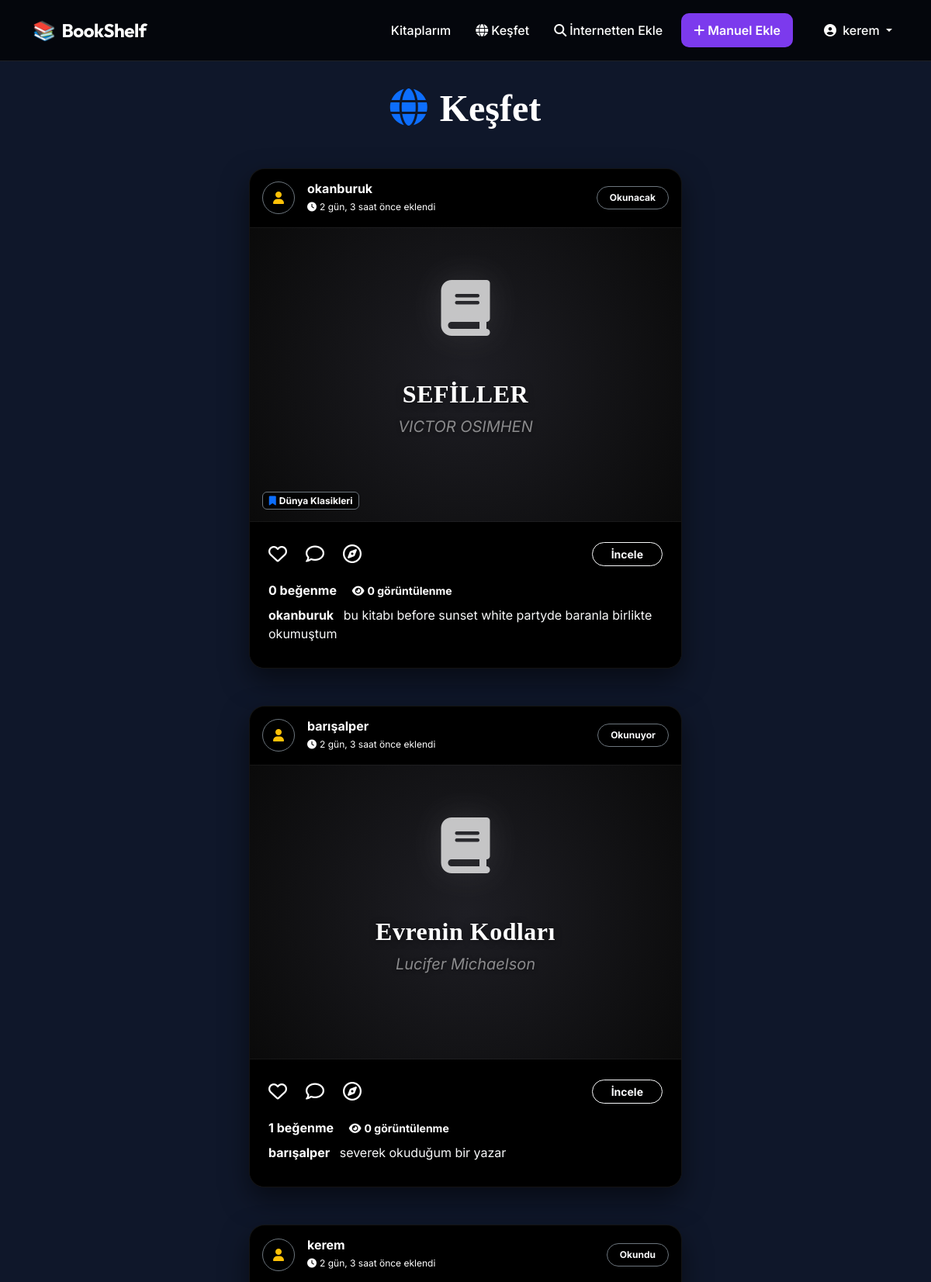
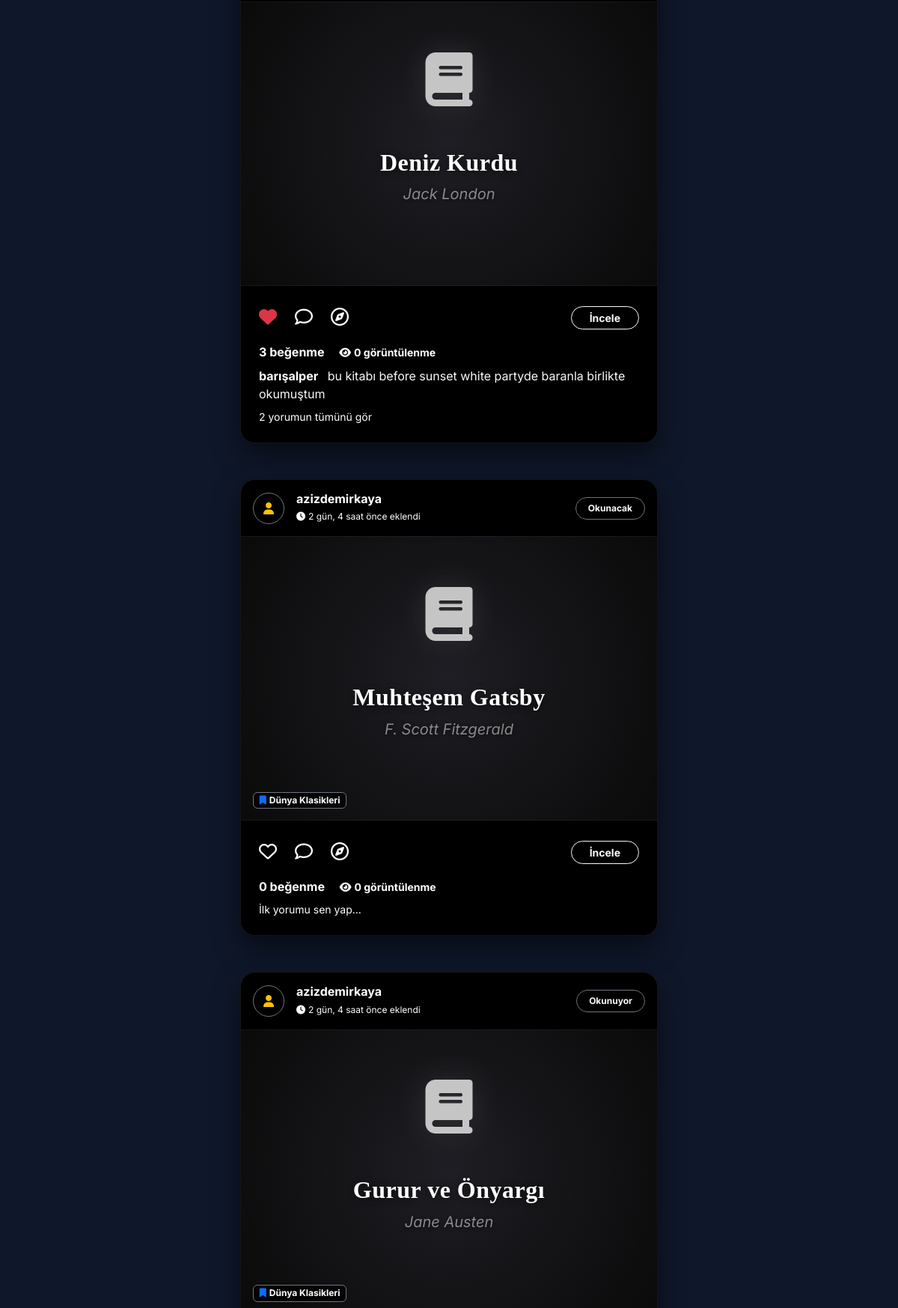
Screenshot of /feed/ (signed in, upper part) with the database file from the repository (2 pictures, top to bottom).
### books/models.py (models this page shows, shortened)
class Book(models.Model):
    STATUS_CHOICES = [
        ('okunacak', 'Okunacak'),
        ('okunuyor', 'Okunuyor'),
        ('okundu', 'Okundu'),
    ]
    title = models.CharField(max_length=200)
    author = models.CharField(max_length=100)
    description = models.TextField(blank=True)
    category = models.ForeignKey(Category, on_delete=models.SET_NULL, null=True, blank=True)
    owner = models.ForeignKey(User, on_delete=models.CASCADE)
    status = models.CharField(max_length=20, choices=STATUS_CHOICES, default='okunacak')
    page_count = models.PositiveIntegerField(null=True, blank=True, verbose_name="Sayfa Sayısı")
    current_page = models.PositiveIntegerField(default=0, verbose_name="Okunan Sayfa")
    start_date = models.DateField(null=True, blank=True, verbose_name="Başlama Tarihi")
    end_date = models.DateField(null=True, blank=True, verbose_name="Bitirme Tarihi")
    cover_image = models.ImageField(upload_to='book_covers/', null=True, blank=True, verbose_name="Kitap Kapağı")
    rating = models.PositiveIntegerField(null=True, blank=True, verbose_name="Puan", choices=[(i, i) for i in range(1, 6)])
    views_count = models.PositiveIntegerField(default=0, verbose_name="Görüntülenme Sayısı")
    created_at = models.DateTimeField(auto_now_add=True)

class Category(models.Model):
    name = models.CharField(max_length=100)
    def __str__(self):
        return self.name
    class Meta:
        verbose_name_plural = "Categories"

class Comment(models.Model):
    user = models.ForeignKey(User, on_delete=models.CASCADE)
    book = models.ForeignKey(Book, on_delete=models.CASCADE, related_name='comments')
    content = models.TextField()
    is_recommended = models.BooleanField(default=True, verbose_name="Öneriyor mu?")
    created_at = models.DateTimeField(auto_now_add=True)
    class Meta:
        ordering = ['-created_at']

### books/views.py (the view)
# urls.py: path('feed/', views.feed, name='feed'),
@login_required
def feed(request):
    books = Book.objects.annotate(
        likes_count=Count('likes', distinct=True),
        comments_count=Count('comments', distinct=True)
    ).order_by('-created_at').prefetch_related('comments', 'comments__user')
    user_likes = list(Like.objects.filter(user=request.user).values_list('book_id', flat=True))
    return render(request, 'books/feed.html', {'books': books, 'user_likes': user_likes})

### books/templates/books/feed.html (shortened to what this page needs)
{% extends 'books/base.html' %}
{% block content %}
<div class="row justify-content-center mb-5">
    <div class="col-md-8 col-lg-6">
        <h1 class="display-5 fw-bold mb-5 text-white text-center" style="font-family: 'Playfair Display', serif;"><i class="fas fa-globe text-primary me-3"></i>Keşfet</h1>
        {% if books %}
            {% for book in books %}
            <div class="card bg-black border-0 mb-5 shadow-lg overflow-hidden feed-card">
                <div class="card-header bg-transparent border-0 p-3 d-flex justify-content-between align-items-center">
                    <div class="d-flex align-items-center">
                        <div class="avatar-circle bg-dark text-warning d-flex justify-content-center align-items-center me-3 shadow-sm border border-secondary" style="width: 42px; height: 42px; border-radius: 50%;">
                            <i class="fas fa-user"></i>
                        </div>
                        <div>
                            <h6 class="text-white fw-bold mb-0">{{ book.owner.username }}</h6>
                            <small class="text-muted" style="font-size: 0.75rem;"><i class="fas fa-clock me-1"></i>{{ book.created_at|timesince }} önce eklendi</small>
                        </div>
                    </div>
                    <span class="badge bg-dark border border-secondary text-light px-3 py-2 rounded-pill shadow-sm" style="font-size: 0.75rem;">
                        {{ book.get_status_display }}
                    </span>
                </div>
                <div class="card-body p-0 position-relative">
                    <div class="book-cover-area d-flex flex-column justify-content-center align-items-center text-center position-relative overflow-hidden" {% if not book.cover_image %}style="padding: 3rem;"{% endif %}>
                        {% if book.cover_image %}
                            <img src="{{ book.cover_image.url }}" alt="{{ book.title }}" class="w-100 h-100 position-absolute" style="object-fit: cover; object-position: center; z-index: 1;">
                            <div class="position-absolute w-100 h-100 bg-black opacity-50" style="z-index: 2;"></div>
                        {% else %}
                            <i class="fas fa-book display-2 text-white opacity-75 mb-4 shadow-icon"></i>
                        {% endif %}
                        <div class="position-relative" style="z-index: 3; padding: 2rem;">
                            <h2 class="fw-bold text-white mb-2 book-title">{{ book.title }}</h2>
                            <p class="text-white-50 fs-5 mb-2 fst-italic book-author">{{ book.author }}</p>
                        </div>
                    </div>
                    {% if book.category %}
                    <span class="position-absolute bottom-0 start-0 m-3 badge bg-black bg-opacity-75 text-white border border-secondary" style="backdrop-filter: blur(5px);">
                        <i class="fas fa-bookmark text-primary me-1"></i>{{ book.category }}
                    </span>
                    {% endif %}
                </div>
                <div class="card-body p-4 bg-black">
                    <div class="d-flex justify-content-between align-items-center mb-3">
                        <div class="d-flex gap-4">
                            <a href="{% url 'like_book' book.pk %}" class="text-decoration-none text-white fs-4 action-icon" title="Beğen">
                                {% if book.id in user_likes %}
                                    <i class="fas fa-heart text-danger"></i>
                                {% else %}
                                    <i class="far fa-heart"></i>
                                {% endif %}
                            </a>
                            <a href="{% url 'book_detail' book.pk %}#comments" class="text-decoration-none text-white fs-4 action-icon" title="Yorum Yap">
                                <i class="far fa-comment"></i>
                            </a>
                            <a href="{% url 'book_detail' book.pk %}" class="text-decoration-none text-white fs-4 action-icon" title="Detayları Gör">
                                <i class="far fa-compass"></i>
                            </a>
                        </div>
                        <a href="{% url 'book_detail' book.pk %}" class="btn btn-outline-light btn-sm rounded-pill px-4 fw-bold">İncele</a>
                    </div>
                    <p class="text-white fw-bold mb-2">
                        {{ book.likes_count }} beğenme
                        <span class="text-secondary ms-3 small"><i class="fas fa-eye me-1"></i>{{ book.views_count }} görüntülenme</span>
                    </p>
                    {% with latest_comment=book.comments.first %}
                        {% if latest_comment %}
                        <div class="mb-2 line-clamp-2">
                            <span class="fw-bold text-white me-2">{{ latest_comment.user.username }}</span>
                            <span class="text-light">{{ latest_comment.content }}</span>
                        </div>
                        {% endif %}
                    {% endwith %}
                    {% if book.comments_count > 1 %}
                    <a href="{% url 'book_detail' book.pk %}" class="text-secondary text-decoration-none small d-block mt-2 hover-text-white transition-all">
                        {{ book.comments_count }} yorumun tümünü gör
                    </a>
                    {% elif book.comments_count == 0 %}
                    <a href="{% url 'book_detail' book.pk %}" class="text-secondary text-decoration-none small d-block mt-2 hover-text-white transition-all">
                        İlk yorumu sen yap...
                    </a>
                    {% endif %}
                </div>
            </div>
            {% endfor %}
        {% endif %}
    </div>
</div>
{% endblock %}

### books/templates/books/base.html (shortened to what this page needs)
<!DOCTYPE html>
<html lang="tr">
<head>
    <link href="https://cdn.jsdelivr.net/npm/bootstrap@5.3.0/dist/css/bootstrap.min.css" rel="stylesheet">
    <link rel="stylesheet" href="https://cdnjs.cloudflare.com/ajax/libs/font-awesome/6.4.0/css/all.min.css">
</head>
<body>
<nav class="navbar navbar-expand-lg navbar-dark">
    <div class="container">
        <a class="navbar-brand" href="{% url 'book_list' %}">
            <span class="me-2">📚</span>BookShelf
        </a>
        <div class="collapse navbar-collapse" id="navbarNav">
            <ul class="navbar-nav ms-auto align-items-center">
                {% if user.is_authenticated %}
                    <li class="nav-item">
                        <a class="nav-link" href="{% url 'book_list' %}">Kitaplarım</a>
                    </li>
                    <li class="nav-item">
                        <a class="nav-link text-info" href="{% url 'feed' %}">
                            <i class="fas fa-globe me-1"></i>Keşfet
                        </a>
                    </li>
                    <li class="nav-item">
                        <a class="nav-link btn btn-success text-white ms-lg-2 px-3" href="{% url 'book_search_api' %}">
                            <i class="fas fa-search me-1"></i>İnternetten Ekle
                        </a>
                    </li>
                    <li class="nav-item">
                        <a class="nav-link btn btn-primary text-white ms-lg-2 px-3" href="{% url 'book_create' %}">
                            <i class="fas fa-plus me-1"></i>Manuel Ekle
                        </a>
                    </li>
                    <li class="nav-item dropdown ms-lg-3">
                        <a class="nav-link dropdown-toggle" href="#" id="userDropdown" role="button" data-bs-toggle="dropdown">
                            <i class="fas fa-user-circle me-1"></i> {{ user.username }}
                        </a>
                    </li>
                {% endif %}
            </ul>
        </div>
    </div>
</nav>
<div class="container main-container">
    {% block content %}{% endblock %}
</div>
</body>
</html>

### books/templates/books/base.html (style rules this page uses)
:root { --primary-color: #7c3aed; --primary-hover: #6d28d9; --bg-dark: #0f172a; --card-bg: #000000; --text-main: #ffffff; --text-muted: #ffffff; --glass-bg: rgba(0, 0, 0, 0.7); }
body { font-family: 'Inter', sans-serif; background-color: var(--bg-dark); color: var(--text-main); min-height: 100vh; display: flex; flex-direction: column; }
h1, h2, h3, .navbar-brand { font-family: 'Outfit', sans-serif; }
.navbar { background: var(--glass-bg); backdrop-filter: blur(12px); border-bottom: 1px solid rgba(255, 255, 255, 0.1); padding: 1rem 0; position: sticky; top: 0; z-index: 1000; }
.navbar-brand { font-size: 1.5rem; font-weight: 700; color: var(--text-main) !important; letter-spacing: -0.5px; }
.nav-link { color: var(--text-muted) !important; font-weight: 500; transition: all 0.3s ease; margin-left: 1rem; }
.main-container { flex: 1; padding: 2rem 0; }
.btn-primary { background-color: var(--primary-color); border-color: var(--primary-color); padding: 0.6rem 1.5rem; border-radius: 10px; font-weight: 600; transition: all 0.3s ease; }
.card { background-color: var(--card-bg) !important; }
.text-muted, .text-secondary { color: var(--text-muted) !important; }
.bg-dark { background-color: #000000 !important; }

### books/templates/books/feed.html (style rules this page uses)
.feed-card { border-radius: 20px !important; border: 1px solid rgba(255, 255, 255, 0.08) !important; box-shadow: 0 15px 35px rgba(0,0,0,0.5) !important; }
.book-cover-area { background: radial-gradient(circle at center, #1e1e24 0%, #0a0a0a 100%); min-height: 380px; border-top: 1px solid rgba(255, 255, 255, 0.05); border-bottom: 1px solid rgba(255, 255, 255, 0.05); }
.book-title { font-family: 'Playfair Display', serif; letter-spacing: 0.5px; text-shadow: 0 2px 10px rgba(0,0,0,0.5); }
.book-author { text-shadow: 0 1px 5px rgba(0,0,0,0.5); }
.shadow-icon { filter: drop-shadow(0 0 20px rgba(255, 255, 255, 0.15)); }
.action-icon i { transition: transform 0.2s cubic-bezier(0.175, 0.885, 0.32, 1.275), color 0.2s ease; }
.line-clamp-2 { display: -webkit-box; -webkit-line-clamp: 2; -webkit-box-orient: vertical; overflow: hidden; }
.transition-all { transition: all 0.2s ease; }

### rows the page displays
Book: owner.username "okanburuk", created_at "2 gün, 3 saat", status "Okunacak", title "SEFİLLER", author "VICTOR OSIMHEN", category "Dünya Klasikleri", likes_count "0", views_count "0", comments.first.user.username "okanburuk", comments.first.content "bu kitabı before sunset white partyde baranla birlikte okumuştum"
Book: owner.username "barışalper", created_at "2 gün, 3 saat", status "Okunuyor", title "Evrenin Kodları", author "Lucifer Michaelson", likes_count "1", views_count "0", comments.first.user.username "barışalper", comments.first.content "severek okuduğum bir yazar"
Book: owner.username "kerem", created_at "2 gün, 3 saat", status "Okundu", title "Deniz Kurdu", author "Jack London", likes_count "3", views_count "0", comments.first.user.username "barışalper", comments.first.content "bu kitabı before sunset white partyde baranla birlikte okumuştum", comments_count "2"
Book: owner.username "azizdemirkaya", created_at "2 gün, 4 saat", status "Okunacak", title "Muhteşem Gatsby", author "F. Scott Fitzgerald", category "Dünya Klasikleri", likes_count "0", views_count "0", shows "İlk yorumu sen yap..."
Book: owner.username "azizdemirkaya", created_at "2 gün, 4 saat", status "Okunuyor", title "Gurur ve Önyargı", author "Jane Austen", category "Dünya Klasikleri"

### other values shown
{{ user.username }} "kerem"
